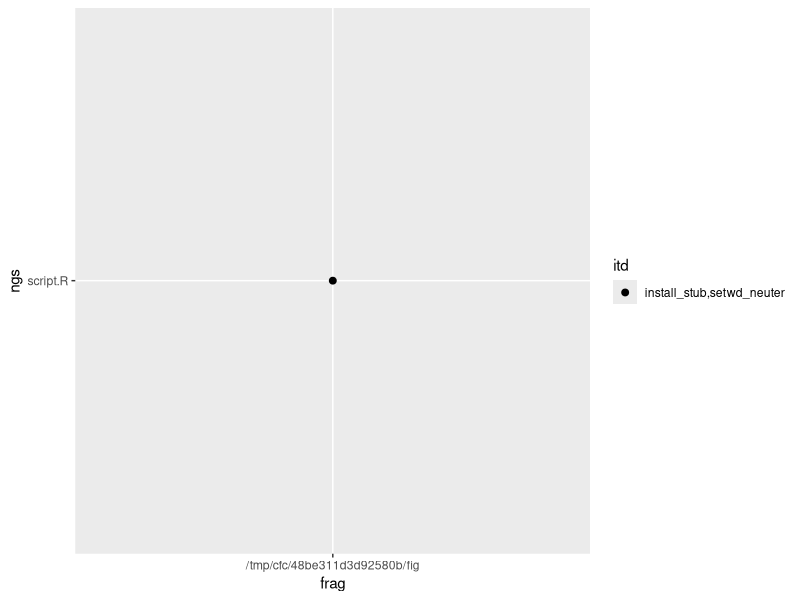

Here is the R script that generated this plot:
args <- commandArgs(TRUE)
frag <- args[1]
ngs <- args[2]
itd <- args[3]

df <- data.frame(frag, ngs, itd)

library(ggplot2)

png("all_samples.png")

p <- ggplot(data = df, aes(x = frag, ngs))
p + geom_point(aes(size = itd))

dev.off()
